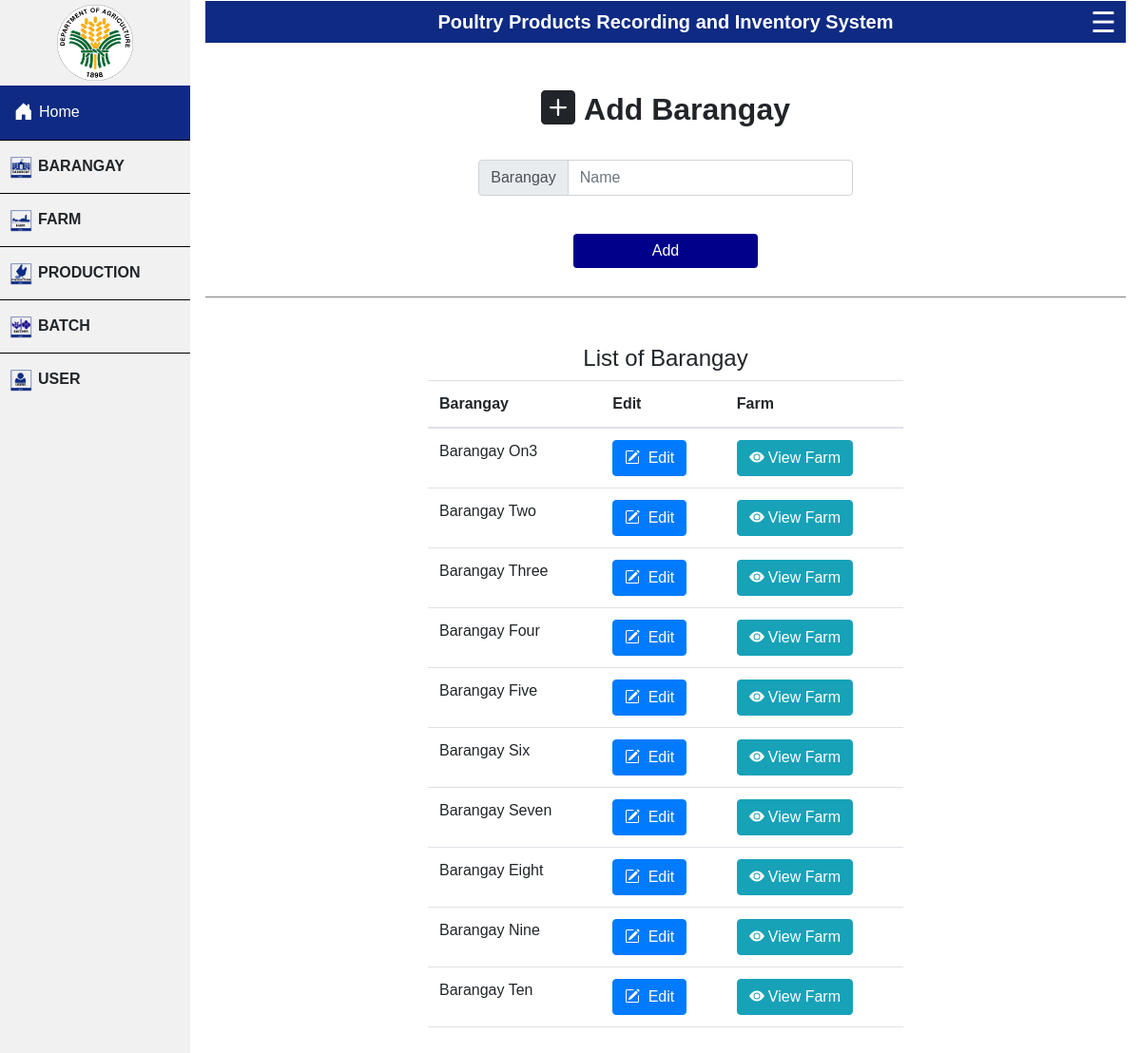
The app's page /project/add-brgy.php (signed in) with its own data.
### tables this page shows
CREATE TABLE `baranggay` (
  `baranggayID` int(21) NOT NULL,
  `baranggay` varchar(21) NOT NULL
);

### project/add-brgy.php (the view, shortened to what this page needs)
<?php include ("header.php");  ?>
<div class="wrapper-add">
    <div class="text">
        <h2><svg xmlns="http://www.w3.org/2000/svg" width="45" height="45" fill="currentColor"
                class="bi bi-plus-square-fill" viewBox="0 2 20 16">
                <path
                    d="M2 0a2 2 0 0 0-2 2v12a2 2 0 0 0 2 2h12a2 2 0 0 0 2-2V2a2 2 0 0 0-2-2H2zm6.5 4.5v3h3a.5.5 0 0 1 0 1h-3v3a.5.5 0 0 1-1 0v-3h-3a.5.5 0 0 1 0-1h3v-3a.5.5 0 0 1 1 0z" />
            </svg>Add Barangay</h2>
    </div>
    <form method="POST" action="#">
        <div class="add-brgy-button">
            <div class="input-group flex-nowrap">
                <span class="input-group-text" id="addon-wrapping">Barangay</span>
                <input type="text" class="form-control" placeholder="Name" name="brgy" required="true"
                    aria-describedby="addon-wrapping">
            </div>
            <button type="submit" class="btn btn-primary" id="brgy-btn" name="submit">Add</button>
        </div>
</div>
<div class="wrapper-list" id='brgy-list'>
    <h4>List of Barangay</h4>
    <?php
    @include 'connect.php';
$query = "SELECT * FROM baranggay";
if ($result = $data->query($query)){
		echo "<table id='tbl-list' class='table'>
			<thead>
			<tr>
				<th scope='col' hidden id='count'>BaranggayID</th>
				<th scope='col' id='name'>Barangay</th>
                <th scope='col' id='edit'> Edit </th>
                <th scope='col' id='edit'> Farm </th>
			</tr>
			</thead>";
		}
        while ($row = $result->fetch_assoc()) {
        	echo"<tr>";
            	echo "<td id='name'>" .$row['baranggay']. "</td>";
                echo '<td>
                   <a type="button" class="btn btn-primary" href= "update-barangay.php?baranggayID='.$row['baranggayID'].'"><svg xmlns="http://www.w3.org/2000/svg" width="20" height="20" fill="currentColor" class="bi bi-pencil-square" viewBox="0 0 20 20">
                   <path d="M15.502 1.94a.5.5 0 0 1 0 .706L14.459 3.69l-2-2L13.502.646a.5.5 0 0 1 .707 0l1.293 1.293zm-1.75 2.456-2-2L4.939 9.21a.5.5 0 0 0-.121.196l-.805 2.414a.25.25 0 0 0 .316.316l2.414-.805a.5.5 0 0 0 .196-.12l6.813-6.814z"/>
                   <path fill-rule="evenodd" d="M1 13.5A1.5 1.5 0 0 0 2.5 15h11a1.5 1.5 0 0 0 1.5-1.5v-6a.5.5 0 0 0-1 0v6a.5.5 0 0 1-.5.5h-11a.5.5 0 0 1-.5-.5v-11a.5.5 0 0 1 .5-.5H9a.5.5 0 0 0 0-1H2.5A1.5 1.5 0 0 0 1 2.5v11z"/>
                 </svg> Edit </a>
        </td>';
        echo '<td >
        <div class="addbatch-button">
          <a type="button" class="btn btn-info" href= "view-farmx.php?baranggayID='.$row['baranggayID'].'"><svg xmlns="http://www.w3.org/2000/svg" width="20" height="20" fill="currentColor" class="bi bi-eye-fill" viewBox="0 0 20 20">
          <path d="M10.5 8a2.5 2.5 0 1 1-5 0 2.5 2.5 0 0 1 5 0z"/>
          <path d="M0 8s3-5.5 8-5.5S16 8 16 8s-3 5.5-8 5.5S0 8 0 8zm8 3.5a3.5 3.5 0 1 0 0-7 3.5 3.5 0 0 0 0 7z"/>
        </svg>View Farm</a>
        </div>
         </td>';
            }
?>

### project/header.php (style rules this page uses)
body { margin: 0; font-family: helvetica; }
button { margin: 10px; border: none; color: white; font-size: 15px; font-weight: bolder; background-color: #0e2a83; border-radius: 20px; cursor: pointer; }

### project/add-brgy.php (style rules this page uses)
.wrapper-list { margin: 10px; }
.wrapper-add { border-bottom:1px solid grey; margin-top: 30px; padding-top: 20px; padding-bottom: 20px; margin-bottom: 50px; }
.add-brgy-button { margin-top: 20px; align-items: center; display: grid; justify-content: center; }
#brgy-btn { margin-right: 100px; margin-left: 100px; margin-top: 40px; border: none; background-color: darkblue; }
.text { display: flex; justify-content: center; }
.text h2 { font-weight: bold; }
input { width: 300px !important; }
#brgy-list { display: flex; justify-content: center; flex-direction: column; align-items: center; align-content: center; }
#tbl-list { width: 100%; max-width: 500px; }

### records on screen
baranggay: baranggay "Barangay On3"
baranggay: baranggay "Barangay Two"
baranggay: baranggay "Barangay Three"
baranggay: baranggay "Barangay Four"
baranggay: baranggay "Barangay Five"
baranggay: baranggay "Barangay Six"
baranggay: baranggay "Barangay Seven"
baranggay: baranggay "Barangay Eight"
baranggay: baranggay "Barangay Nine"
baranggay: baranggay "Barangay Ten"
